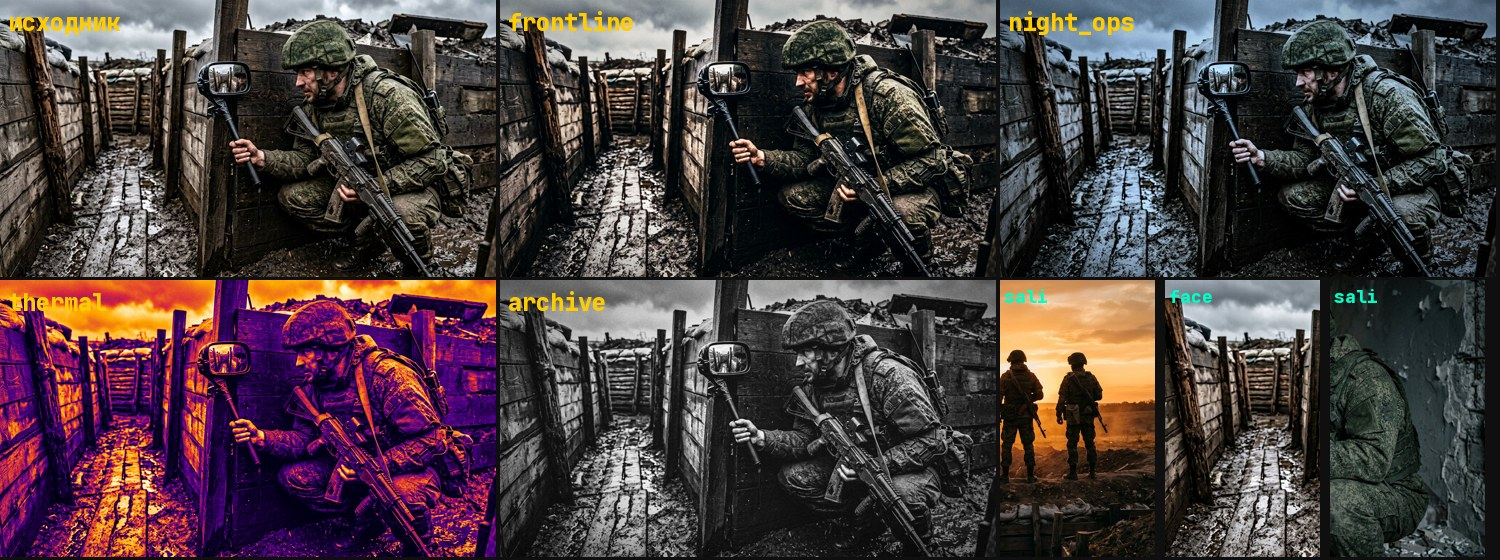
#> input picture video_studio/toolkit/specimen_grade.jpg, 1500 x 560 px
$ python -i grade.py   (imports and definitions only)
#> lines starting #> are read from the running program, lines starting #| are printed output that depends on the picture
#> further down, picture is the input picture: PIL image 1500x560 RGB; mean R, G, B 73.5, 61.8, 63.7
#!/usr/bin/env python3
"""grade.py — cinematic colour pipeline for stills/frames.

apply_lut(img, "kodak_2383_constlmap", strength)   real .cube film LUTs (toolkit/luts, MIT)
teal_orange(img, amt)                              blockbuster split-tone (shadows teal / skin orange)
halation(img)                                      film highlight bloom (red-orange glow around lights)
grain(img, amt, seed)                              luminance film grain
vignette(img, amt)
look(img, name)                                    presets: "frontline", "night_ops", "thermal", "archive"
"""
from __future__ import annotations

from functools import lru_cache
from pathlib import Path

import numpy as np
from PIL import Image, ImageFilter
from scipy.ndimage import map_coordinates

LUTS = Path(__file__).parent / "luts"


# [37 lines left out: functions load_cube, apply_lut, teal_orange, not called in this run]


def halation(img, thr=0.82, radius=18, amt=0.45):
#> called with thr = 0.82, radius = 18, amt = 0.45
    a = np.asarray(img.convert("RGB"), np.float32) / 255
    lum = a.max(-1)
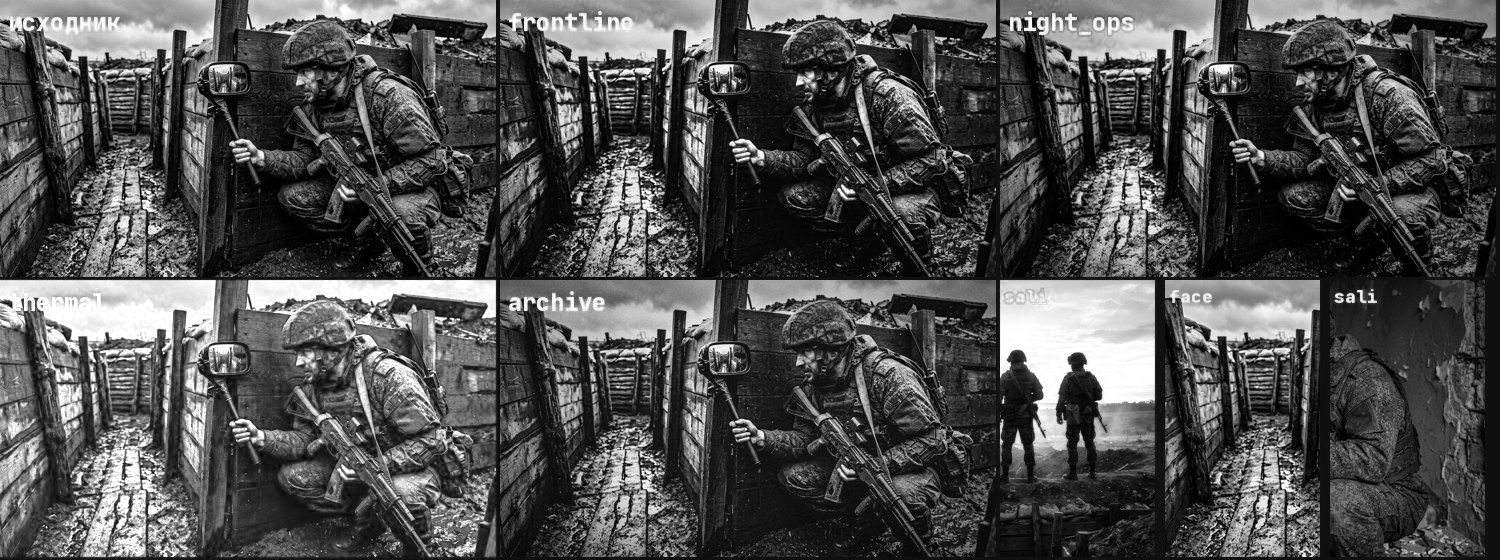
#> lum: shape (560, 1500) float32; min 0, max 1, mean 0.314
    m = np.clip((lum - thr) / (1 - thr), 0, 1)
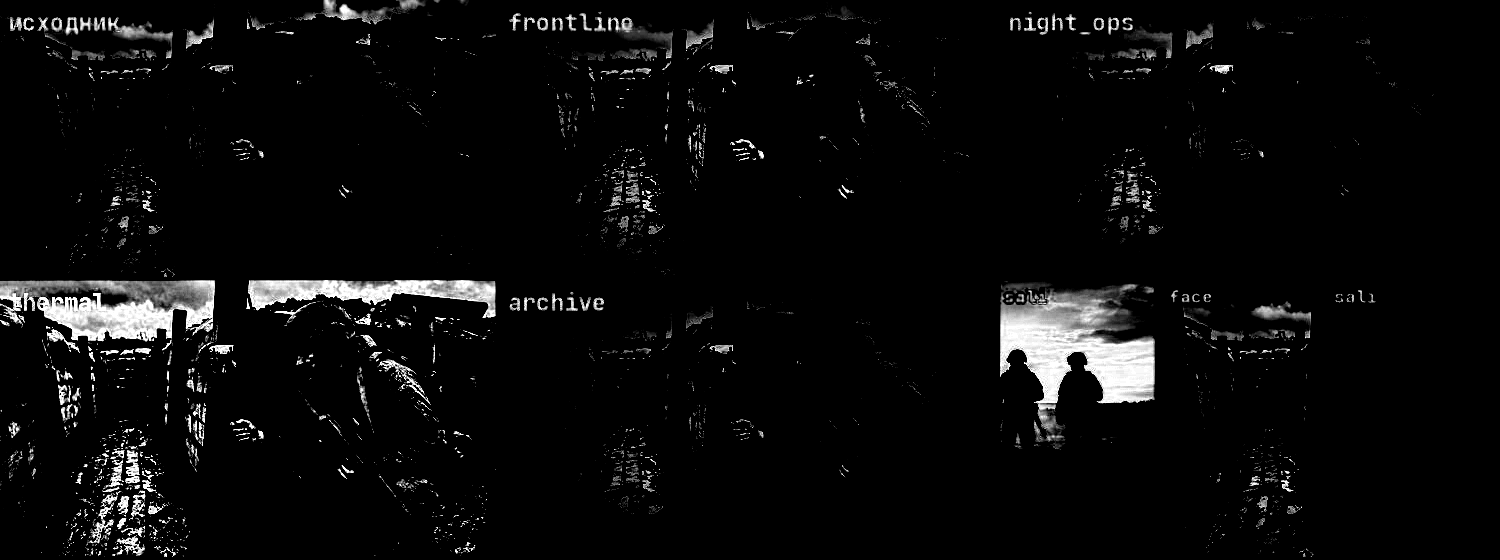
#> m: shape (560, 1500) float32; min 0, max 1, mean 0.0426
    glow = Image.fromarray((m * 255).astype(np.uint8)).filter(ImageFilter.GaussianBlur(radius))
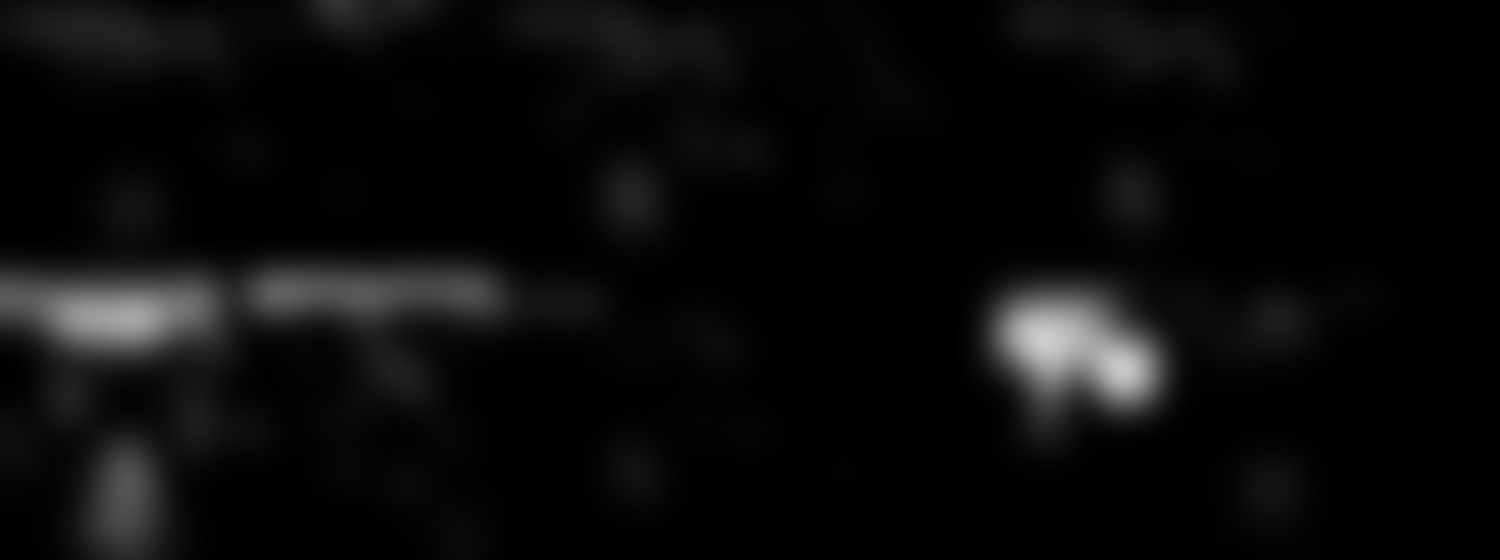
#> glow: PIL image 1500x560 L; min 0, max 205, mean 10.7
    g = np.asarray(glow, np.float32)[..., None] / 255 * np.array([1.0, 0.45, 0.2])
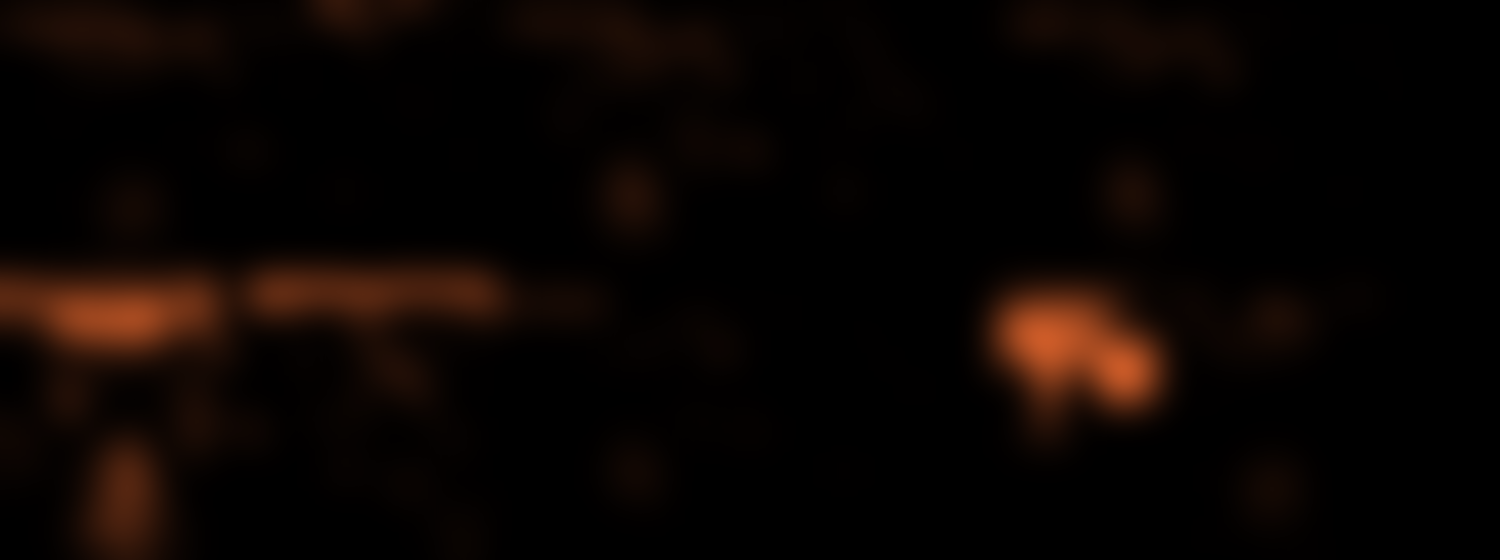
#> g: shape (560, 1500, 3) float64; mean R, G, B 0.0421, 0.0189, 0.00841
    a = 1 - (1 - a) * (1 - g * amt)
    return Image.fromarray((a.clip(0, 1) * 255).astype(np.uint8))


# [47 lines left out: functions grain, vignette, thermal, look, not called in this run]

>>> from PIL import Image
>>> picture = Image.open('specimen_grade.jpg')
>>> result = halation(picture)
